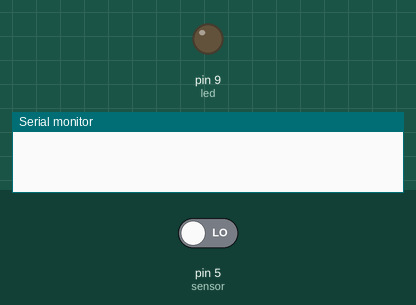
Simulated run of this program. Board: Arduino Uno, built with avr-gcc and run on an emulated ATmega328P. Parts: output pins drawn as LEDs (lit = HIGH), the last lines printed to the serial monitor. Inputs (shaded band) come from the test bench; at power-on: pin 5 (sensor) LOW.

Above: at 1.8 s.
1.9 s: pin 5 (sensor) driven HIGH
At 3.2 s:
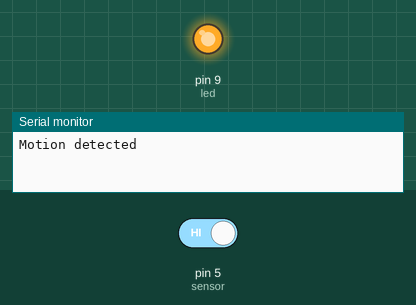
3.5 s: pin 5 (sensor) driven LOW
At 4.5 s:
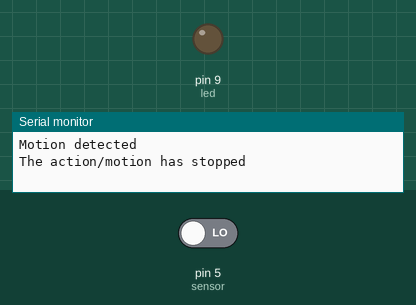
Timing chart, 0 to 6.5 s (numbered marks = the images above; inputs shaded):
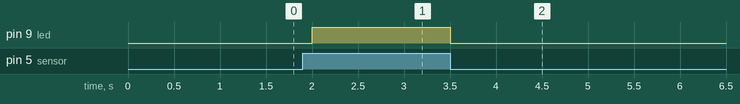

The program:

main.cpp
```cpp
#include <Arduino.h>

const int led = 9;    // Led positive terminal to the digital pin 9.
const int sensor = 5; // signal pin of sensor to digital pin 5.

int prevState;
int currentState;
int sensorVal;

void setup()
{                         // Void setup is ran only once after each powerup or reset of the Arduino board.
  pinMode(led, OUTPUT);   // Led is determined as an output here.
  pinMode(sensor, INPUT); // PIR motion sensor is determined is an input here.
  Serial.begin(9600);
}

void loop()
{ // Void loop is ran over and over and consists of the main program.
  sensorVal = digitalRead(sensor);
  if (sensorVal == HIGH)
  {
    digitalWrite(led, sensorVal);
    delay(500); // Delay of led is 500
    if (currentState == LOW)
    {
      Serial.println("Motion detected");
      currentState = HIGH;
    }
  }
  else
  {
    digitalWrite(led, LOW);
    delay(500);
    if (currentState == HIGH)
    {
      Serial.println("The action/motion has stopped");
      currentState = LOW;
    }
  }
}
```

Measured:
- after the input at 1.9 s, pin 9 (led): LOW → HIGH after 0.10 s
- after the input at 3.5 s, pin 9 (led): HIGH → LOW at once
